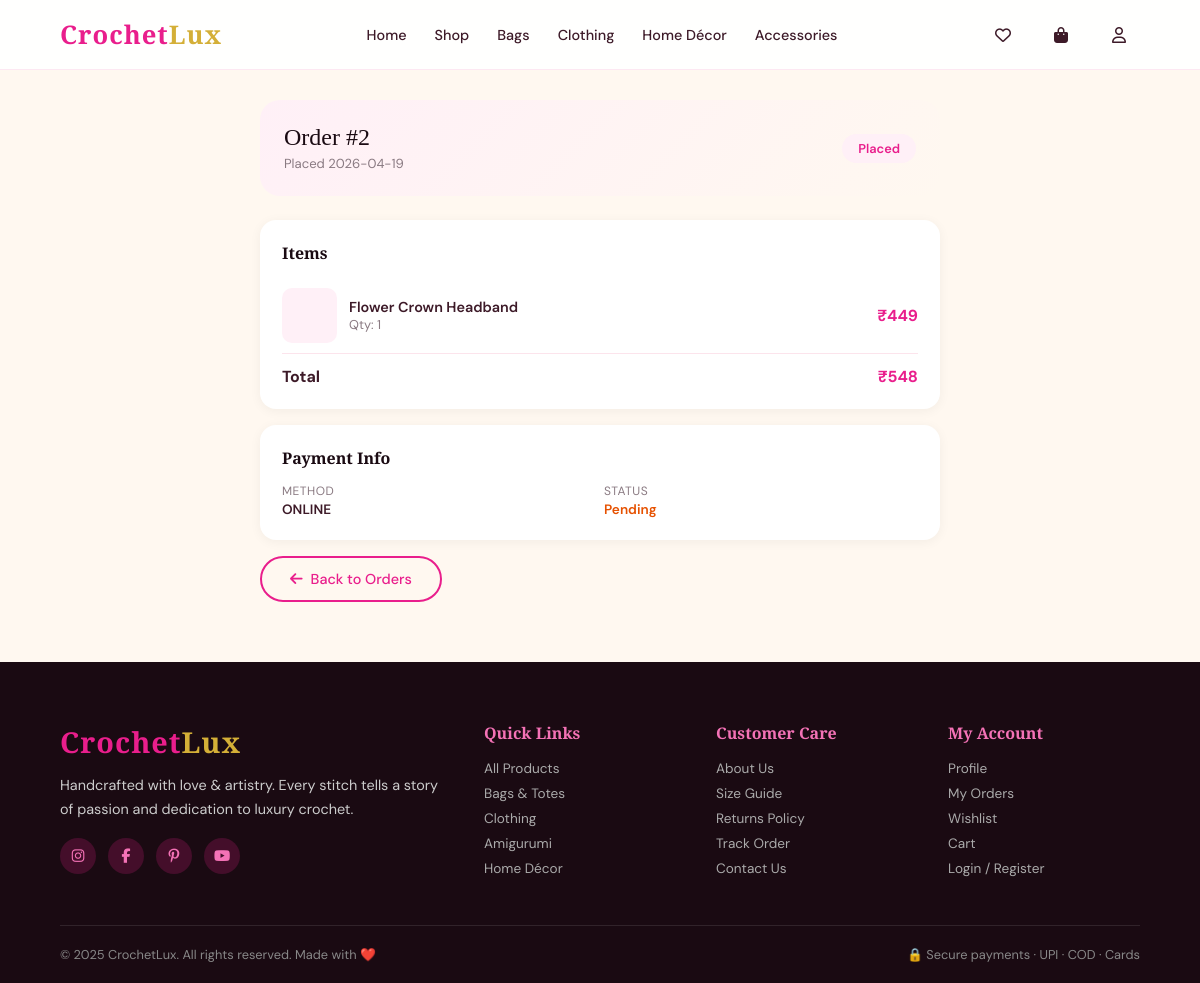
The app's page /order/2 (signed in) with its own data.
### tables this page shows
CREATE TABLE orders (
            id INTEGER PRIMARY KEY AUTOINCREMENT,
            user_id INTEGER,
            address_id INTEGER,
            total REAL,
            payment_method TEXT,
            payment_status TEXT DEFAULT 'pending',
            order_status TEXT DEFAULT 'placed',
            razorpay_order_id TEXT,
            created_at TIMESTAMP DEFAULT CURRENT_TIMESTAMP, coupon_code TEXT, discount REAL DEFAULT 0,
            FOREIGN KEY(user_id) REFERENCES users(id)
        );

CREATE TABLE order_items (
            id INTEGER PRIMARY KEY AUTOINCREMENT,
            order_id INTEGER,
            product_id INTEGER,
            quantity INTEGER,
            price REAL,
            FOREIGN KEY(order_id) REFERENCES orders(id),
            FOREIGN KEY(product_id) REFERENCES products(id)
        );

CREATE TABLE products (
            id INTEGER PRIMARY KEY AUTOINCREMENT,
            name TEXT NOT NULL,
            description TEXT,
            price REAL NOT NULL,
            original_price REAL,
            category TEXT,
            stock INTEGER DEFAULT 0,
            image TEXT,
            images TEXT DEFAULT '[]',
            is_featured INTEGER DEFAULT 0,
            created_at TIMESTAMP DEFAULT CURRENT_TIMESTAMP
        );

### app.py (the view)
@app.route('/order/<int:oid>')
@login_required
def order_detail(oid):
    db    = get_db()
    order = db.execute("SELECT * FROM orders WHERE id=? AND user_id=?",
                       (oid, session['user_id'])).fetchone()
    if not order:
        db.close(); flash('Order not found', 'error'); return redirect(url_for('my_orders'))
    items = db.execute("""SELECT oi.*,p.name,p.image FROM order_items oi
                          JOIN products p ON oi.product_id=p.id WHERE oi.order_id=?""",
                       (oid,)).fetchall()
    addr = db.execute("SELECT * FROM addresses WHERE id=?",
                      (order['address_id'],)).fetchone() if order['address_id'] else None
    db.close()
    return render_template('order_detail.html', order=order, items=items,
                           addr=addr, cart_count=get_cart_count())

### app.py (called while the page is built)
def get_db():
    db = sqlite3.connect('crochet.db')
    db.row_factory = sqlite3.Row
    return db

def get_cart_count():
    if not session.get('user_id'): return 0
    db = get_db()
    c  = db.execute("SELECT SUM(quantity) FROM cart WHERE user_id=?",
                    (session['user_id'],)).fetchone()[0]
    db.close()
    return c or 0

def login_required(f):
    @wraps(f)
    def dec(*a, **kw):
        if 'user_id' not in session:
            flash('Please login first', 'error')
            return redirect(url_for('login'))
        return f(*a, **kw)
    return dec

### templates/order_detail.html (shortened to what this page needs)
{% extends 'base.html' %}
{% block content %}
<div class="od-wrapper">
  <div class="od-header">
    <div>
      <div class="od-title">Order #{{ order['id'] }}</div>
      <div style="color:var(--gray);font-size:.82rem;margin-top:4px">Placed {{ order['created_at'][:10] }}</div>
    </div>
    <span class="status-badge" style="background:var(--pink-pale);color:var(--pink)">{{ order['order_status']|title }}</span>
  </div>
  <div class="od-card">
    <h4>Items</h4>
    {% for item in items %}
    <div class="od-item">
      <div class="od-item-img">
      </div>
      <div style="flex:1">
        <div style="font-weight:600;font-size:.9rem">{{ item['name'] }}</div>
        <div style="font-size:.8rem;color:var(--gray)">Qty: {{ item['quantity'] }}</div>
      </div>
      <div style="font-weight:700;color:var(--pink)">₹{{ "%.0f"|format(item['price']*item['quantity']) }}</div>
    </div>
    {% endfor %}
    <div style="display:flex;justify-content:space-between;padding-top:12px;font-weight:700;font-size:1rem">
      <span>Total</span><span style="color:var(--pink)">₹{{ "%.0f"|format(order['total']) }}</span>
    </div>
  </div>
  <div class="od-card">
    <h4>Payment Info</h4>
    <div class="info-grid">
      <div class="info-item"><span class="info-label">Method</span><span class="info-val">{{ order['payment_method']|upper }}</span></div>
      <div class="info-item"><span class="info-label">Status</span><span class="info-val" style="color:{% if order['payment_status']=='paid' %}#2e7d32{% else %}#e65100{% endif %}">{{ order['payment_status']|title }}</span></div>
    </div>
  </div>
  <a href="/orders" class="btn btn-outline"><i class="fa-solid fa-arrow-left"></i> Back to Orders</a>
</div>
{% endblock %}

### templates/base.html (style rules this page uses)
:root { --pink:#E91E8C; --pink-light:#f472b6; --pink-pale:#fff0f7; --pink-deep:#c0166e; --cream:#FFF8F0; --cream2:#fce4ec; --gold:#d4af37; --dark:#1a0a12; --text:#3d1a28; --gray:#8a7a82; --white:#ffffff; --radius:16px; --shadow:0 8px 40px rgba(233,30,140,0.15); --shadow2:0 20px 60px rgba(233,30,140,0.25); }
* { margin:0;padding:0;box-sizing:border-box }
html { scroll-behavior:smooth }
body { font-family:'DM Sans',sans-serif;background:var(--cream);color:var(--text);overflow-x:hidden }
a { text-decoration:none;color:inherit }
.btn { display:inline-flex;align-items:center;gap:8px;padding:12px 28px;border-radius:50px;font-size:.9rem;font-weight:500;cursor:pointer;transition:.3s;border:none;font-family:'DM Sans',sans-serif }
.btn-outline { background:transparent;border:2px solid var(--pink);color:var(--pink) }

### templates/order_detail.html (style rules this page uses)
.od-wrapper { padding:100px 5% 60px;max-width:800px;margin:0 auto }
.od-header { background:linear-gradient(135deg,var(--pink-pale),var(--cream));border-radius:20px;padding:24px;margin-bottom:24px;display:flex;align-items:center;justify-content:space-between;flex-wrap:wrap;gap:12px }
.od-title { font-family:'Playfair Display',serif;font-size:1.5rem;color:var(--dark) }
.od-card { background:#fff;border-radius:16px;padding:22px;box-shadow:0 2px 12px rgba(0,0,0,.05);margin-bottom:16px }
.od-card h4 { font-family:'Playfair Display',serif;font-size:1rem;margin-bottom:14px;color:var(--dark) }
.od-item { display:flex;gap:12px;padding:10px 0;border-bottom:1px solid var(--cream2);align-items:center }
.od-item-img { width:55px;height:55px;border-radius:10px;background:var(--pink-pale);display:flex;align-items:center;justify-content:center;font-size:1.5rem;flex-shrink:0 }
.info-grid { display:grid;grid-template-columns:1fr 1fr;gap:8px;font-size:.85rem }
.info-item { display:flex;flex-direction:column;gap:2px }
.info-label { color:var(--gray);font-size:.75rem;text-transform:uppercase;letter-spacing:.5px }
.info-val { font-weight:600;color:var(--text) }
.status-badge { padding:6px 16px;border-radius:50px;font-size:.8rem;font-weight:600 }

### records on screen
orders: id "2", created_at "2026-04-19", order_status "Placed", total "548", payment_method "ONLINE", payment_status "Pending"
order_items: name "Flower Crown Headband", quantity "1", item['price']*item['quantity'] "449"
